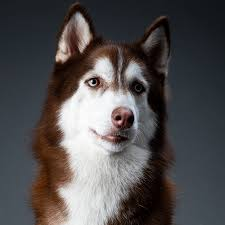
#> input picture markdown/pic/dog.jpeg, 225 x 225 px, given in place of dog.jpg, which was not available
$ jupyter execute --allow-errors 17.pillow.ipynb
#> lines starting #> are read from the running program, lines starting #| are printed output that depends on the picture; pictures that were not available may be replaced by others from this repository, and a replacement may not be noted
[cell 1]
# Pillow - 适用于python3版本的PIL, image处理工具
# pip安装
# pip3 install Pillow


# 导入
# from PIL import Image


# 基础理论:
# 1.像素点 - 每个像素点由(255,255,255,255)的RGBA组成, 每个原色占据1 byte空间, 即一个像素占据4 bytes

# 2.坐标 - 从屏幕左上角开始, 向右延伸为x轴方向, 向下延伸为y轴方向

[cell 2]
# 例1.分拆RGB模式为L模式, 并重新组合为RGB模式(GBR顺序)
import matplotlib.pyplot as plt
import numpy as np
from PIL import Image

image = Image.open('/home/steven/Downloads/dog.jpg')
#> image is the input picture: PIL image 225x225 RGB; mean R, G, B 81.9, 78.6, 79.4
arr = np.array(image)
arr_r = arr[:, :, 0]
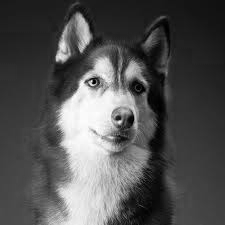
#> arr_r: shape (225, 225); min 0, max 255, mean 81.9
arr_g = arr[:, :, 1]
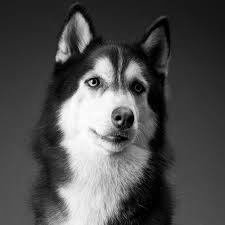
#> arr_g: shape (225, 225); min 0, max 255, mean 78.6
arr_b = arr[:, :, 2]
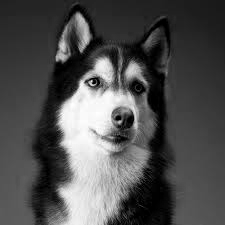
#> arr_b: shape (225, 225); min 0, max 255, mean 79.4
image_r = Image.fromarray(arr_r, mode="L")
image_g = Image.fromarray(arr_g, mode="L")
image_b = Image.fromarray(arr_b, mode="L")
image_merge = Image.merge("RGB", (image_g, image_b, image_r))
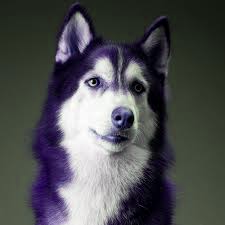
#> image_merge: PIL image 225x225 RGB; mean R, G, B 78.6, 79.4, 81.9
fig, axes = plt.subplots(3, 2)
axes[0][0].imshow(image)
axes[0][1].imshow(image_r)
axes[1][0].imshow(image_g)
axes[1][1].imshow(image_b)
axes[2][0].imshow(image_merge)
plt.show()

[cell 3]
# 例2 - 手动创建新图片
import matplotlib.pyplot as plt
from PIL import Image

image = Image.new("RGB", (200, 200), (217, 116, 43))
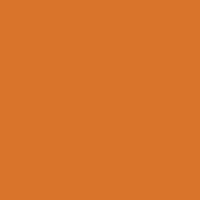
#> image: PIL image 200x200 RGB; mean R, G, B 217, 116, 43
fig, axes = plt.subplots()
axes.imshow(image)
plt.show()

[cell 4]
# 例3 - 裁剪图片
import matplotlib.pyplot as plt
import numpy as np
from PIL import Image

image = Image.open('/home/steven/Downloads/dog.jpg')
image_crop = image.crop((160, 0, 320, 90))
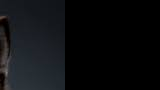
#> image_crop: PIL image 160x90 RGB; mean R, G, B 12.6, 13.8, 15.8
fig, axes = plt.subplots(1, 2)
axes[0].imshow(image)
axes[1].imshow(image_crop)
plt.show()
